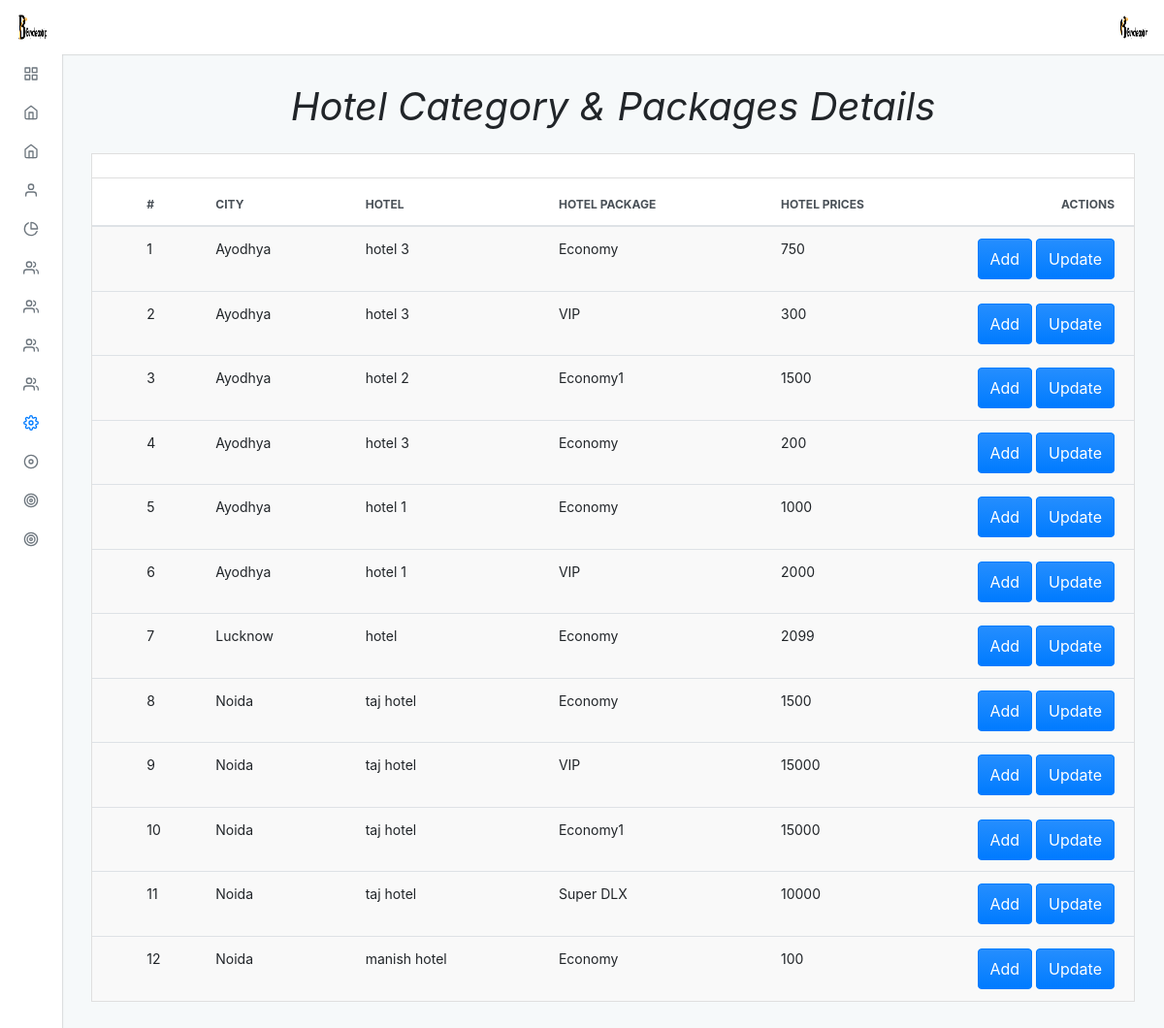
Before: /admin/default/hotel_category_all.php (signed in) with the older database file.
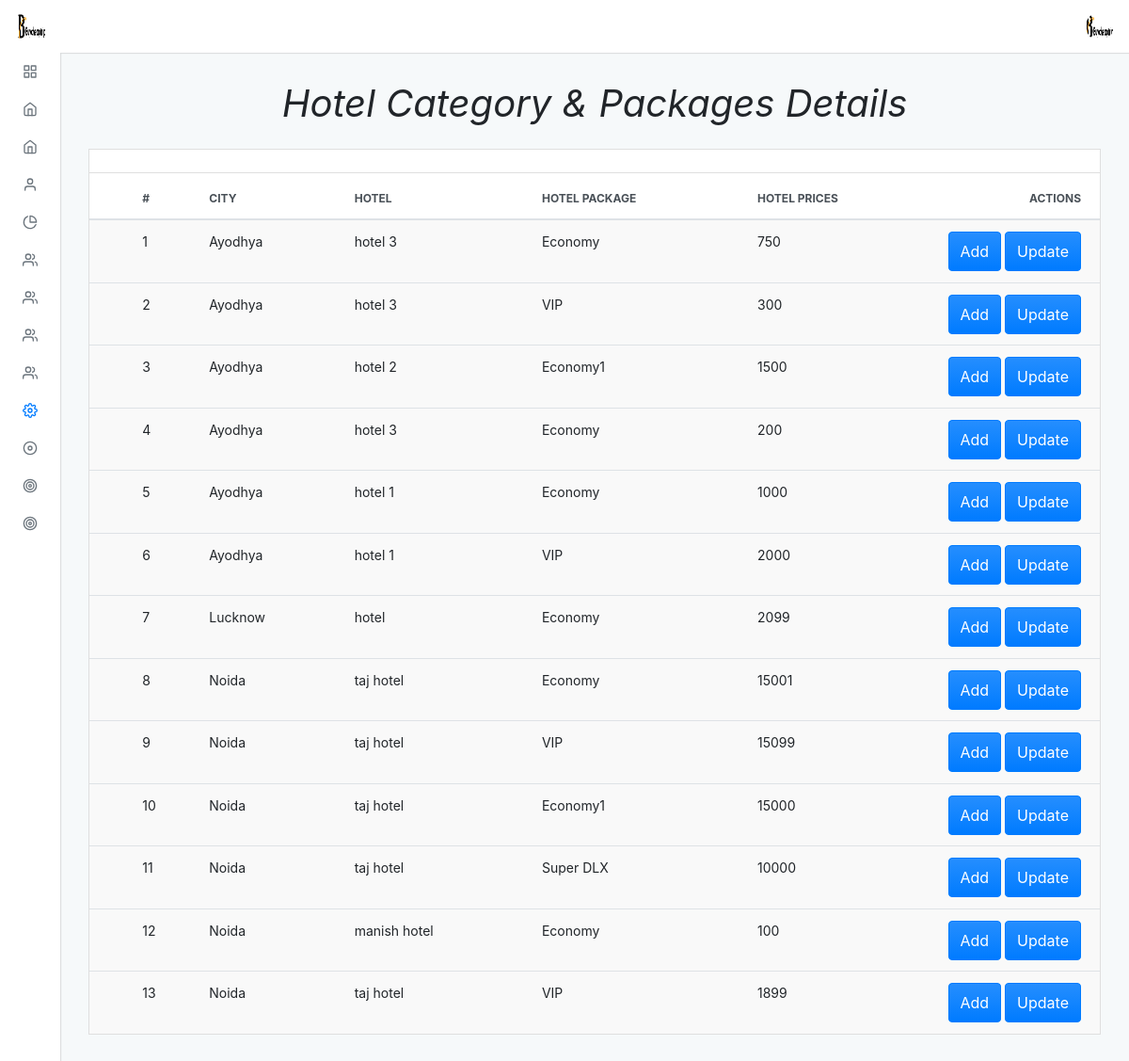
After: the same page with the newer database file.
### tables this page shows
CREATE TABLE `hotels` (
  `hotel_id` int(11) NOT NULL,
  `hotel_name` varchar(100) NOT NULL,
  `hcity_id` int(5) NOT NULL
);

CREATE TABLE `hotel_categories` (
  `hcategory_id` int(11) NOT NULL,
  `category_name` varchar(100) NOT NULL,
  `hc_id` int(10) NOT NULL,
  `prices` double NOT NULL
);

CREATE TABLE `cities` (
  `city_id` int(11) NOT NULL,
  `city_name` varchar(100) NOT NULL
);

### admin/default/hotel_category_all.php (the view, shortened to what this page needs)
<?php
include "../../connection.php";
?>
<?php $page = "setting";
include("./incluede/header.php") ?>
<div class="adminx-content">
    <div class="adminx-main-content">
        <div class="container-fluid">
            <div class="pb-3">
                <h1><b><i>Hotel Category & Packages Details</i></b></h1>
            </div>
            <div class="row">
                <div class="col">
                    <div class="card mb-grid">
                        <div class="card-header d-flex justify-content-between align-items-center">
                        </div>
                        <div class="table-responsive-md">
                            <table class="table table-actions table-striped table-hover mb-0">
                                <thead>
                                    <tr>
                                        <th scope="col">
                                            <label class="custom-control custom-checkbox m-0 p-0">
                                            </label>
                                        </th>
                                        <th scope="col">#</th>
                                        <th scope="col">City</th>
                                        <th scope="col">Hotel</th>
                                        <th scope="col">Hotel Package</th>
                                        <th scope="col">Hotel Prices</th>
                                        <th scope="col">Actions</th>
                                    </tr>
                                </thead>
                                <tbody>
                                    <?php
                                    $query = "SELECT hotels.hotel_id, hotels.hotel_name, cities.city_name,hotel_categories.hcategory_id, hotel_categories.category_name, hotel_categories.prices
          FROM hotels
          JOIN cities ON hotels.hcity_id = cities.city_id
          JOIN hotel_categories ON hotels.hotel_id = hotel_categories.hc_id
          ORDER BY cities.city_name ASC";
                                    $res = mysqli_query($conn, $query);
                                    $a = 1;
                                    while ($row = mysqli_fetch_assoc($res)) {
                                    ?>
                                        <tr>
                                            <th scope="row">
                                                <label class="custom-control custom-checkbox m-0 p-0">
                                                </label>
                                            </th>
                                            <td><?php echo $a ?></td>
                                            <td><?php echo $row['city_name'] ?></td>
                                            <td><?php echo $row['hotel_name'] ?></td>
                                            <td><?php echo $row['category_name'] ?></td>
                                            <td><?php echo $row['prices'] ?></td>
                                            <td>
                                                <a href="hotel_category_add"><button type="button" class="btn btn-primary waves-effect waves-light add">Add</button></a>
                                                <a href="hotel_category_update?hcategory_id=<?php echo $row['hcategory_id']; ?>"><button type="button" class="btn btn-primary waves-effect waves-light add">Update</button></a>
                                            </td>
                                        <tr>
                                        <?php
                                        ++$a;
                                    }
                                        ?>
                                        <?php include("./incluede/footer.php") ?>

Changed rows visible on the page:
now on one of the page's lists (row unchanged): hotels: cities.city_name "Noida", hotel_name "taj hotel", hotel_categories.category_name "VIP", hotel_categories.prices "1899"
changed through a linked row, hotels "taj hotel": hotel_categories.prices "1500" → "15001"; hotel_categories.prices "15000" → "15099"
